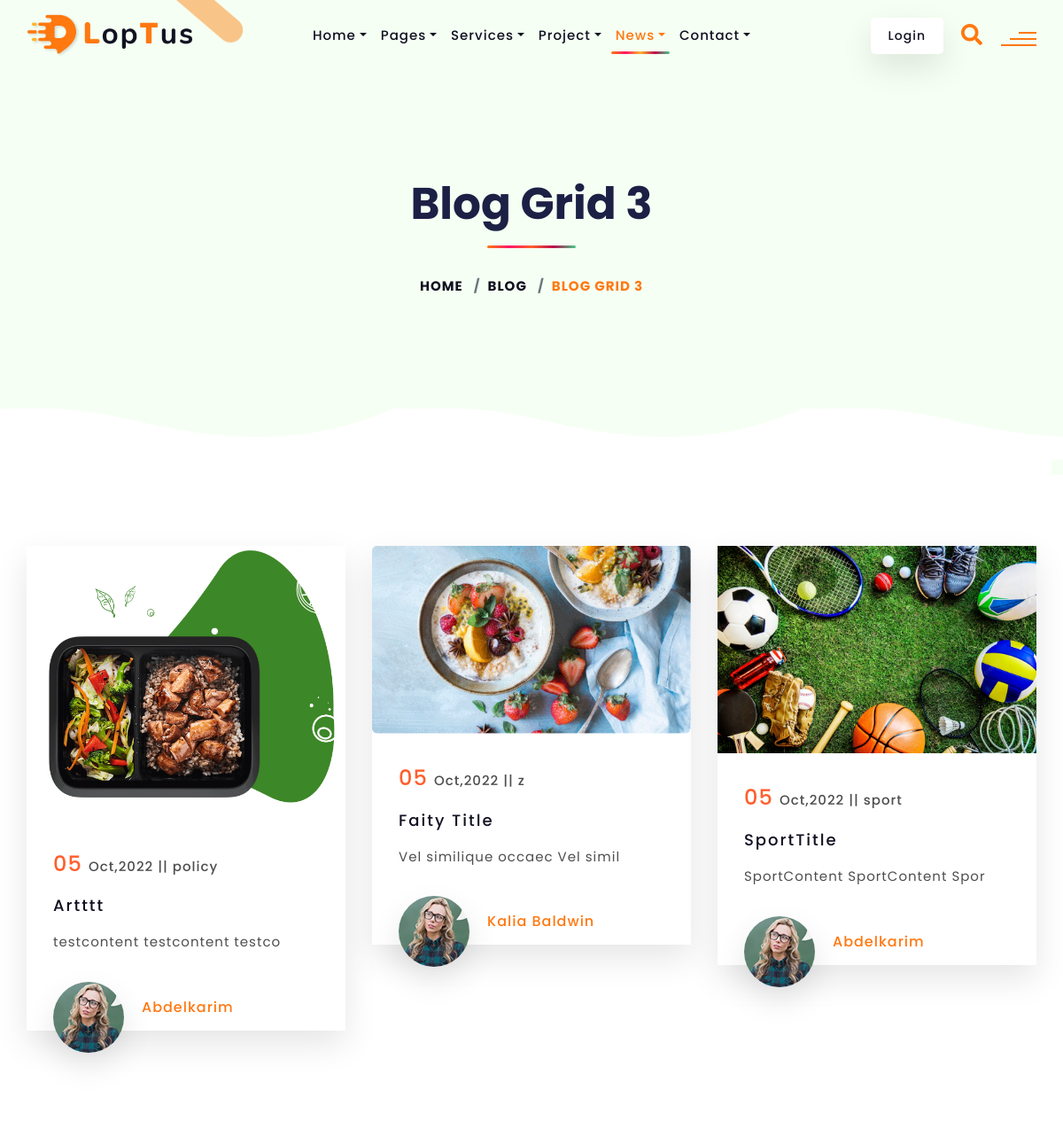
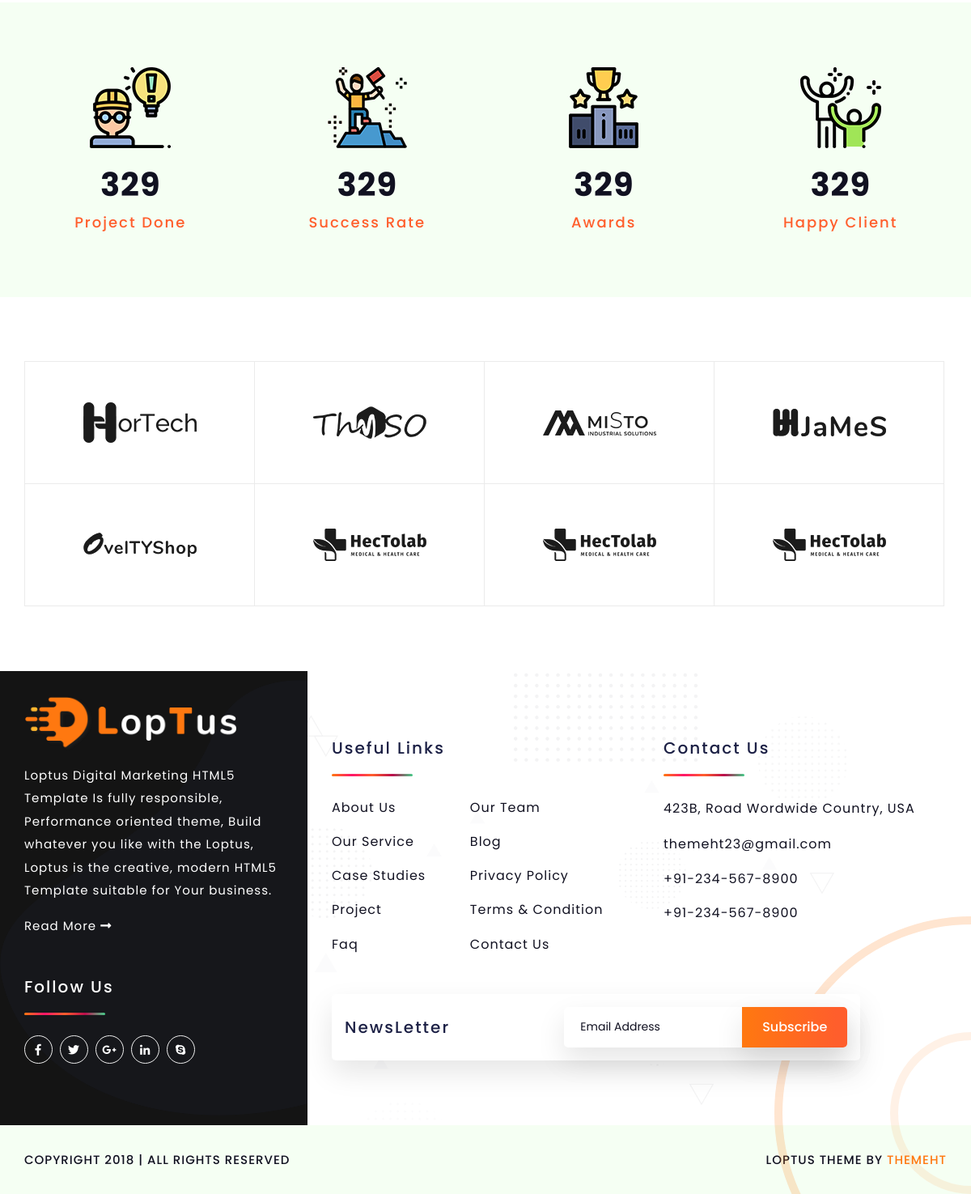
The page / on the database its author committed (2 pictures, top to bottom).
### tables this page shows
CREATE TABLE `articales` (
  `id` int(11) NOT NULL,
  `title` char(100) NOT NULL,
  `content` varchar(5000) NOT NULL,
  `image` char(30) NOT NULL,
  `cat_id` int(11) NOT NULL,
  `addedby` int(11) NOT NULL
);

CREATE TABLE `category` (
  `id` int(11) NOT NULL,
  `title` char(30) NOT NULL
);

CREATE TABLE `users` (
  `id` int(11) NOT NULL,
  `name` char(50) NOT NULL,
  `email` char(50) NOT NULL,
  `password` char(60) NOT NULL,
  `phone` char(50) NOT NULL,
  `role_id` int(11) NOT NULL
);

### Admin/helpers/helpers.php (called while the page is built, shortened)
<?php
   function url($input){
   return "http://".$_SERVER['HTTP_HOST']."/blog/admin/".$input;
   }
?>

### index.php (the view, shortened to what this page needs)
<?php
require './Admin/helpers/dbConnection.php';
require './Admin/helpers/helpers.php';
$sql = "select articales.*,category.title as catTitle , users.name from articales
join category on category.id = articales.cat_id
join users  on users.id = articales.addedby ";
$data = mysqli_query($con,$sql);
require 'layouts/header.php';
?>
<body>
<div class="page-wrapper">
<header id="site-header" class="header">
  <div id="header-wrap">
    <div class="container">
      <div class="row">
        <div class="col-lg-12">
          <nav class="navbar navbar-expand-lg">
            <a class="navbar-brand logo" href="index-2.html">
              <img id="logo-img" class="img-center" src="assets/images/logo.png" alt="">
            </a>
            <div class="collapse navbar-collapse" id="navbarNavDropdown">
              <ul class="navbar-nav ml-auto mr-auto">
                <li class="nav-item dropdown" data-toggle="hover"> <a class="nav-link dropdown-toggle" href="#" role="button" data-toggle="dropdown" aria-haspopup="true" aria-expanded="false">Home</a>
                </li>
                <li class="nav-item dropdown" data-toggle="hover"> <a class="nav-link dropdown-toggle" href="#" role="button" data-toggle="dropdown" aria-haspopup="true" aria-expanded="false">Pages</a>
                </li>
                <li class="nav-item dropdown" data-toggle="hover"> <a class="nav-link dropdown-toggle" href="#" role="button" data-toggle="dropdown" aria-haspopup="true" aria-expanded="false">Services</a>
                </li>
                <li class="nav-item dropdown" data-toggle="hover"> <a class="nav-link dropdown-toggle" href="#" role="button" data-toggle="dropdown" aria-haspopup="true" aria-expanded="false">Project</a>
                </li>
                <li class="nav-item dropdown" data-toggle="hover"> <a class="nav-link active dropdown-toggle" href="#" role="button" data-toggle="dropdown" aria-haspopup="true" aria-expanded="false">News</a>
                </li>
                <li class="nav-item dropdown" data-toggle="hover"> <a class="nav-link dropdown-toggle" href="#" role="button" data-toggle="dropdown" aria-haspopup="true" aria-expanded="false">Contact</a>
                </li>
              </ul>
            </div>
            <div class="right-nav align-items-center d-flex justify-content-end list-inline"> <a class="btn btn-white btn-sm" href="login.html">Login</a>
              <div class="search">
                <div class="search-content">
                  <div class="search-button"> <i class="fas fa-search"></i>
                  </div>
                </div>
              </div> <a href="#" class="ht-nav-toggle"><span></span></a>
            </div>
          </nav>
        </div>
      </div>
    </div>
  </div>
</header>
<section class="page-title o-hidden text-center grey-bg bg-contain animatedBackground" data-bg-img="images/pattern/05.png">
  <div class="container">
    <div class="row align-items-center">
      <div class="col-md-12">
        <h1 class="title">Blog Grid 3</h1>
        <nav aria-label="breadcrumb" class="page-breadcrumb">
          <ol class="breadcrumb">
            <li class="breadcrumb-item"><a href="index-2.html">Home</a>
            </li>
            <li class="breadcrumb-item"><a href="#">Blog</a>
            </li>
            <li class="breadcrumb-item active" aria-current="page">Blog Grid 3</li>
          </ol>
        </nav>
      </div>
    </div>
  </div>
  <div class="page-title-pattern"><img class="img-fluid" src="images/bg/06.png" alt=""></div>
</section>
<div class="page-content">
<section>
  <div class="container">
    <div class="row">
   <?php
        $classes =  ['col-lg-4 col-md-6','col-lg-4 col-md-6 sm-mt-5','col-lg-4 col-md-6 md-mt-5'];
        $i = 0;
        while($FData = mysqli_fetch_assoc($data)){
   ?>
    <div class="<?php echo $classes[$i];?>">
        <div class="post">
          <div class="post-image">
            <img class="img-fluid h-100 w-100" src="<?php echo url('Articales/uploads/'.$FData['image'])?>" alt="">
          </div>
          <div class="post-desc">
            <div class="post-date"> <?php echo date('d');?> <span><?php echo date('M,Y');?> || <?php echo $FData['catTitle'];?></span>
            </div>
            <div class="post-title">
              <h5><a href="blog-details.html"><?php echo $FData['title'];?></a></h5>
            </div>
            <p><?php echo substr($FData['content'],0,30);?></p>
            <div class="post-author">
              <div class="post-author-img">
                <img class="img-fluid" src="assets/images/thumbnail/01.png" alt="">
              </div> <span><?php echo $FData['name'];?></span>
            </div>
          </div>
        </div>
      </div>
       <?php
         $i++;
            }
         ?>
    </div>
  </div>
</section>
<section class="grey-bg">
  <div class="container">
    <div class="row">
      <div class="col-lg-3 col-md-3 col-sm-6">
        <div class="counter style-2">
          <img class="img-center" src="images/counter/01.png" alt=""> <span class="count-number" data-to="2304" data-speed="10000">2304</span>
          <h5>Project Done</h5>
        </div>
      </div>
      <div class="col-lg-3 col-md-3 col-sm-6 xs-mt-5">
        <div class="counter style-2">
          <img class="img-center" src="images/counter/02.png" alt=""> <span class="count-number" data-to="2304" data-speed="10000">2304</span>
          <h5>Success Rate</h5>
        </div>
      </div>
      <div class="col-lg-3 col-md-3 col-sm-6 sm-mt-5">
        <div class="counter style-2">
          <img class="img-center" src="images/counter/03.png" alt=""> <span class="count-number" data-to="2304" data-speed="10000">2304</span>
          <h5>Awards</h5>
        </div>
      </div>
      <div class="col-lg-3 col-md-3 col-sm-6 sm-mt-5">
        <div class="counter style-2">
          <img class="img-center" src="images/counter/04.png" alt=""> <span class="count-number" data-to="2304" data-speed="10000">2304</span>
          <h5>Happy Client</h5>
        </div>
      </div>
    </div>
  </div>
</section>
<section>
  <div class="container">
    <div class="row">
      <div class="col-md-12">
        <div class="ht-clients d-flex flex-wrap align-items-center text-center">
          <div class="clients-logo">
            <img class="img-center" src="images/client/07.png" alt="">
          </div>
          <div class="clients-logo">
            <img class="img-center" src="images/client/08.png" alt="">
          </div>
          <div class="clients-logo">
            <img class="img-center" src="images/client/09.png" alt="">
          </div>
          <div class="clients-logo">
            <img class="img-center" src="images/client/10.png" alt="">
          </div>
          <div class="clients-logo">
            <img class="img-center" src="images/client/11.png" alt="">
          </div>
          <div class="clients-logo">
            <img class="img-center" src="images/client/12.png" alt="">
          </div>
          <div class="clients-logo">
            <img class="img-center" src="images/client/12.png" alt="">
          </div>
          <div class="clients-logo">
            <img class="img-center" src="images/client/12.png" alt="">
          </div>
        </div>
      </div>
    </div>
  </div>
</section>
</div>
<?php
 require 'layouts/footer.php';
?>

### rows shown on the page
articales: image (picture), cat.title "policy", title "Artttt", content "testcontent testcontent testco", addedby.name "Abdelkarim"
articales: image (picture), cat.title "z", title "Faity Title", content "Vel similique occaec Vel simil", addedby.name "Kalia Baldwin"
articales: image (picture), cat.title "sport", title "SportTitle", content "SportContent SportContent Spor", addedby.name "Abdelkarim"
